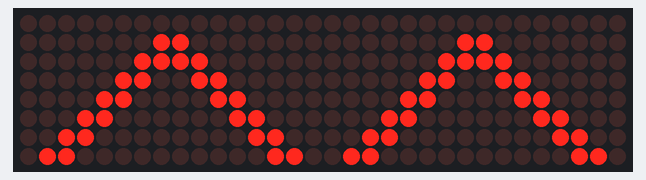
Bench run of a sketch on a simulated Arduino Uno, built with avr-gcc and run on an emulated ATmega328P. On the bench: 32×8 LED matrix. Random numbers use the default seed unless the sketch sets one.

Above: at 0.1 s.
At 14.13 s:
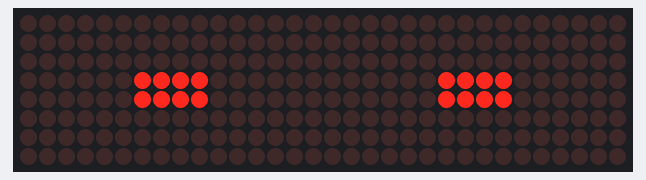
At 18.82 s:
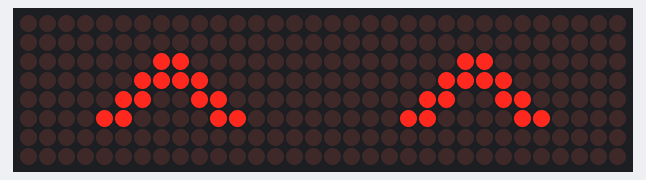
At 34.6 s:
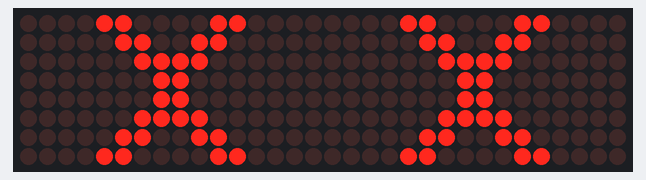

Measured:
- what the display in image 3 shows lasts 1.3 s, from 34.6 s to 35.9 s

The sketch:

eyes.ino
```cpp
#include <LEDMatrixDriver.hpp>

const uint8_t LEDMATRIX_CS_PIN = 9;

// Define LED Matrix dimensions (0-n) - eg: 32x8 = 31x7
const int LEDMATRIX_WIDTH = 31;
const int LEDMATRIX_HEIGHT = 7;
const int LEDMATRIX_SEGMENTS = 4;

// The LEDMatrixDriver class instance
LEDMatrixDriver lmd(LEDMATRIX_SEGMENTS, LEDMATRIX_CS_PIN);

void setup() {
  // init the display
  lmd.setEnabled(true);
  lmd.setIntensity(2);   // 0 = low, 10 = high
  randomSeed(analogRead(0));
}

int x=-1, y=0;   // start top left
bool s = true;  // start with led on

byte a[8]={ B00000000,
            B00000001,
            B00000011,
            B00000110,
            B00001100,
            B00011000,
            B00110000,
            B01100000};

byte b[8]={ B00000000,
            B10000000,
            B11000000,
            B01100000,
            B00110000,
            B00011000,
            B00001100,
            B00000110};

byte c[8]={ B00000000,
            B00000000,
            B00000001,
            B00000011,
            B00000110,
            B00001100,
            B00000000,
            B00000000};

byte d[8]={ B00000000,
            B00000000,
            B10000000,
            B11000000,
            B01100000,
            B00110000,
            B00000000,
            B00000000};

byte e[8]={ B00000000,
            B00000000,
            B00000000,
            B00000011,
            B00000011,
            B00000000,
            B00000000,
            B00000000};

byte f[8]={ B00000000,
            B00000000,
            B00000000,
            B11000000,
            B11000000,
            B00000000,
            B00000000,
            B00000000};

byte g[8]={ B00011000,
            B00001100,
            B00000110,
            B00000011,
            B00000011,
            B00000110,
            B00001100,
            B00011000};

byte h[8]={ B00011000,
            B00110000,
            B01100000,
            B11000000,
            B11000000,
            B01100000,
            B00110000,
            B00011000};

byte i[8]={ B00001100,
            B00000110,
            B00000011,
            B00000001,
            B00000001,
            B00000011,
            B00000110,
            B00001100};

byte j[8]={ B00110000,
            B01100000,
            B11000000,
            B10000000,
            B10000000,
            B11000000,
            B01100000,
            B00110000};

const int ANIM_DELAY = 100;

boolean mode = true;

void loop() {

  if (random(0, 200) > 195) {
    mode = !mode;
  }

  if(mode) {
    triangle();
  } else {
    xing();
  }
    lmd.display();
    delay(ANIM_DELAY);

  if (random(0, 200) > 195) {
    blink();
    close();
    blink();
  }
}

void blink() {
  drawSprite( (byte*)&c, 0, 0, 8, 8 );
  drawSprite( (byte*)&d, 8, 0, 8, 8 );
  drawSprite( (byte*)&c, 16, 0, 8, 8 );
  drawSprite( (byte*)&d, 24, 0, 8, 8 );
  lmd.display();
  delay(100);
}

void close() {
  drawSprite( (byte*)&e, 0, 0, 8, 8 );
  drawSprite( (byte*)&f, 8, 0, 8, 8 );
  drawSprite( (byte*)&e, 16, 0, 8, 8 );
  drawSprite( (byte*)&f, 24, 0, 8, 8 );
  lmd.display();
  delay(100);
}

void xing() {
  drawSprite( (byte*)&i, 0, 0, 8, 8 );
  drawSprite( (byte*)&j, 8, 0, 8, 8 );
  drawSprite( (byte*)&i, 16, 0, 8, 8 );
  drawSprite( (byte*)&j, 24, 0, 8, 8 );
  lmd.display();
}

void triangle() {
  drawSprite( (byte*)&a, 0, 0, 8, 8 );
  drawSprite( (byte*)&b, 8, 0, 8, 8 );
  drawSprite( (byte*)&a, 16, 0, 8, 8 );
  drawSprite( (byte*)&b, 24, 0, 8, 8 );
}

void drawSprite( byte* sprite, int x, int y, int width, int height )
{
  byte mask = B10000000;
  for( int iy = 0; iy < height; iy++ )
  {
    for( int ix = 0; ix < width; ix++ )
    {
      lmd.setPixel(x + ix, y + iy, (bool)(sprite[iy] & mask ));
      mask = mask >> 1;
    }
    mask = B10000000;
  }
}
```
